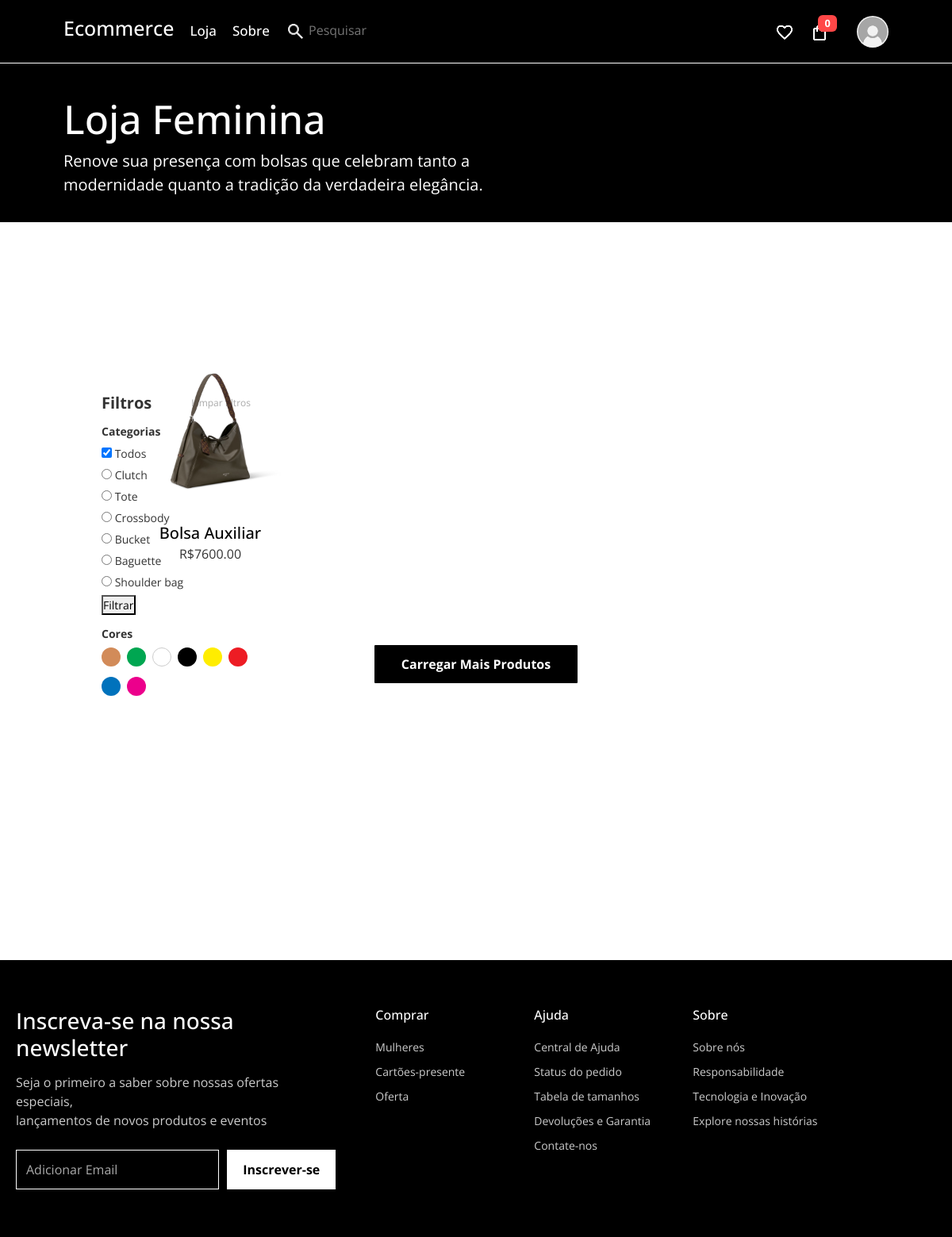
Page /me/produtos on the committed database.
### models.py (models this page shows)
class Produto(Base):
    __tablename__ = "produtos"
    id = Column("id_produto", Integer, primary_key = True, nullable = False)
    nome = Column("nome_produto", String(100), nullable = False)
    preco = Column("preco", DECIMAL, nullable = False)
    quantidade = Column("quantidade", Integer, nullable=False)
    categoria = Column("categoria", String(100))
    cor = Column("cor", String(45))
    imagem = Column("imagem", String(100), nullable=False)
    detalhe1 = Column("Detalhe1", String(100))
    detalhe2 = Column("Detalhe2", String(100))
    detalhe3 = Column("Detalhe3", String(100))
    detalhe4 = Column("Detalhe4", String(100))

### controllers.py (the view)
@router.get('/me/produtos', response_class=HTMLResponse)
async def listar_produtos_user(request: Request, offset: int = 0, limit: int = 6, db: Session = Depends(get_db)):
    produtos = db.query(Produto).offset(offset).limit(limit).all()
    total_produtos = db.query(Produto).count()
    proximo_offset = offset + limit if offset + limit < total_produtos else 0
    return templates.TemplateResponse('loja-user.html', {
        'request': request,
        'produtos': produtos,
        'offset': proximo_offset,
        'limit': limit
    })

### View/templates/loja-user.html (shortened to what this page needs)
<!DOCTYPE html>
<html lang="en">
  <head>
    <link
      rel="stylesheet"
      href="{{url_for('static', path='Pasta_css/stytle_loja-user.css') }}"
    />
    <link
      href="https://cdn.jsdelivr.net/npm/bootstrap@5.3.8/dist/css/bootstrap.min.css"
      rel="stylesheet"
    />
  </head>
  <body>
    <main id="main">
      <header id="container_header">
        <div class="inline left-header">
          <a href="/"><h2>Ecommerce</h2></a>
          <a href="/produtos">Loja</a>
          <a href="/sobre">Sobre</a>
          <form action="">
            <label for="pesquisar"
              ><img
                class="icones"
                src="/static/uploads/icons_header/lupa.png"
                alt=""
            /></label>
            <input type="text" id="pesquisar" placeholder="Pesquisar" />
          </form>
        </div>
        <div class="inline right-header">
          <a href=""
            ><img src="/static/uploads/icons_header/coracao.png" alt=""
          /></a>
          <a href="/meus-pedidos" class="carrinho-icon">
            <img src="/static/uploads/icons_header/icon_carrinho.png" alt="" />
            <span id="contador-carrinho" class="badge">0</span>
          </a>
          <div class="perfil-menu-container">
            <img
              id="foto-perfil"
              src="/static/uploads/icons_header/img-perfil.png"
              alt="imagem de perfil"
              onclick="toggleMenu()"
            />
          </div>
        </div>
      </header>
      <section id="container">
        <div class="fundo_preto">
          <div class="caixa_fundo_preto">
            <h2 class="titulo">Loja Feminina</h2>
            <p class="subtitulo">
              Renove sua presença com bolsas que celebram tanto a <br />
              modernidade quanto a tradição da verdadeira elegância.
            </p>
          </div>
        </div>
        <div class="produtos">
          <div class="categoria">
            <div class="filtros">
              <div class="filtros-header">
                <h3>Filtros</h3>
                <a href="#" class="limpar">Limpar filtros</a>
              </div>
              <div class="filtro-categorias">
                <h4>Categorias</h4>
                <form action="/produtos" method="get">
                  <label
                    ><input class="transparent" type="checkbox" checked />
                    Todos</label
                  >
                  <label
                    ><input type="radio" name="categoria" value="Clutch" />
                    Clutch</label
                  >
                  <label
                    ><input type="radio" name="categoria" value="Tote" />
                    Tote</label
                  >
                  <label
                    ><input type="radio" name="categoria" value="Crossbody" />
                    Crossbody</label
                  >
                  <label
                    ><input type="radio" name="categoria" value="Bucket" />
                    Bucket</label
                  >
                  <label
                    ><input type="radio" name="categoria" value="Baguette" />
                    Baguette</label
                  >
                  <label
                    ><input
                      type="radio"
                      name="categoria"
                      value="Shoulder bag"
                    />
                    Shoulder bag</label
                  >
                  <button type="submit">Filtrar</button>
                </form>
              </div>
              <div class="filtro-cores">
                <h4>Cores</h4>
                <div class="cores">
                  <a href=""
                    ><span class="cor" style="background: #d28b59"></span
                  ></a>
                  <a href=""
                    ><span class="cor" style="background: #00a651"></span
                  ></a>
                  <a href=""
                    ><span
                      class="cor"
                      style="background: #fff; border: 1px solid #ccc"
                    ></span
                  ></a>
                  <a href=""
                    ><span class="cor" style="background: #000"></span
                  ></a>
                  <a href=""
                    ><span class="cor" style="background: #ffed00"></span
                  ></a>
                  <a href=""
                    ><span class="cor" style="background: #ed1c24"></span
                  ></a>
                  <a href=""
                    ><span class="cor" style="background: #0072bc"></span
                  ></a>
                  <a href=""
                    ><span class="cor" style="background: #ec008c"></span
                  ></a>
                </div>
              </div>
            </div>
            <div class="grid">
              {%for i in produtos%}
              <div class="item">
                <a href="/produto/{{i.id}}">
                  <img
                    src="/static/uploads/bolsas/{{i.imagem}}"
                    alt="Sem foto"
                  />
                </a>
                <a href="/produto/{{i.id}}">
                  <h3>{{i.nome}}</h3>
                </a>
                <p>R${{ '%.2f' % i.preco }}</p>
              </div>
              {%endfor%}
            </div>
            <div class="carregar_produtos">
              {% if produtos %}
              <a
                href="/produtos?offset={{ offset + limit }}&limit={{ limit }}{% if categoria %}&categoria={{ categoria }}{% endif %}"
                class="button_carregar_produtos"
                >Carregar Mais Produtos</a
              >
              {% endif %}
            </div>
          </div>
        </div>
      </section>
      <footer class="footer-newsletter">
        <div class="footer-container">
          <div class="newsletter-section">
            <h2>Inscreva-se na nossa newsletter</h2>
            <p>
              Seja o primeiro a saber sobre nossas ofertas especiais,<br />lançamentos
              de novos produtos e eventos
            </p>
            <form class="newsletter-form">
              <input type="email" placeholder="Adicionar Email" required />
              <button type="submit">Inscrever-se</button>
            </form>
          </div>
          <div class="footer-links">
            <div class="footer-column">
              <h3>Comprar</h3>
              <a href="#">Mulheres</a>
              <a href="#">Cartões-presente</a>
              <a href="#">Oferta</a>
            </div>
            <div class="footer-column">
              <h3>Ajuda</h3>
              <a href="#">Central de Ajuda</a>
              <a href="#">Status do pedido</a>
              <a href="#">Tabela de tamanhos</a>
              <a href="#">Devoluções e Garantia</a>
              <a href="#">Contate-nos</a>
            </div>
            <div class="footer-column">
              <h3>Sobre</h3>
              <a href="#">Sobre nós</a>
              <a href="#">Responsabilidade</a>
              <a href="#">Tecnologia e Inovação</a>
              <a href="#">Explore nossas histórias</a>
            </div>
          </div>
        </div>
      </footer>
    </main>
  </body>
</html>

### static/Pasta_css/stytle_loja-user.css (style rules this page uses)
* { margin: 0; padding: 0; font-family: "Open Sans", sans-serif; }
#container_header { position: relative; margin: 0 auto; width: 100%; height: 80px; padding: 15px; background-color: #000000; border-bottom: 1px solid #fff; }
.inline { display: flex; flex-direction: row; gap: 25px; }
.left-header { position: absolute; top: 15px; left: 80px; display: flex; align-items: center; gap: 20px; }
.left-header h2 { font-size: 25px; line-height: 1.6; color: white; }
.left-header a { font-size: 17px; text-decoration: none; font-weight: 500; color: white; }
#pesquisar { background-color: transparent; border: none; color: white; }
.right-header { position: absolute; top: 20px; right: 80px; display: flex; align-items: center; gap: 20px; }
.right-header a { font-size: 17px; text-decoration: none; font-weight: 500; color: white; }
.icones { width: 25px; }
#foto-perfil { margin-left: 15px; width: 40px; border-radius: 50%; object-fit: cover; transition: box-shadow 0.5s ease; }
.perfil-menu-container { position: relative; display: inline-block; }
.titulo { color: white; font-size: 50px; }
.subtitulo { color: white; font-size: 20px; }
.fundo_preto { height: 25vh; background-color: #000; left: 50px; }
.produtos { min-height: auto; padding: 40px 0; }
.caixa_fundo_preto { position: absolute; left: 80px; top: 120px; }
.grid { display: grid; grid-template-columns: repeat(3, 1fr); gap: 5px; max-width: 1000px; margin: 0 auto; position: relative; bottom: 300px; }
.item { text-align: center; padding: 0; margin: 0; }
.item img { width: 100%; max-width: 200px; height: 220px; object-fit: contain; margin: 0 auto 2px; display: block; }
.item h3 { font-size: 20px; color: #000; margin: 0; line-height: 1.2; transition: all 1s; }
.item p { font-size: 16px; padding: 5px; color: #333; margin: 0; line-height: 1.2; }
.item a { text-decoration: none; }
.categoria { height: 850px; width: 100%; }
.carregar_produtos { display: flex; align-items: center; justify-content: center; }
.button_carregar_produtos { text-decoration: none; text-align: center; padding: 12px 34px; background-color: #000000; color: #ffffff; border-radius: 1px; font-size: 16px; font-weight: 700; cursor: pointer; transition: all linear 0.3s; position: relative; bottom: 200px; }
.filtros { width: 220px; padding: 16px; background: #ffffff; font-family: Arial, sans-serif; font-size: 14px; color: #333; display: flex; flex-direction: column; position: relative; top: 10rem; left: 7rem; }
.filtros-header { display: flex; justify-content: space-between; align-items: center; }
.filtros-header h3 { margin: 0; font-size: 20px; font-weight: bold; }
.limpar { font-size: 12px; color: #aaa; text-decoration: none; }
.filtro-categorias, .filtro-cores { margin-top: 16px; }
.filtro-categorias h4, .filtro-cores h4 { font-size: 14px; font-weight: bold; margin-bottom: 8px; }
.filtro-categorias label { display: block; margin-bottom: 6px; }
.cores { display: flex; flex-wrap: wrap; gap: 8px; }
.cor { width: 24px; height: 24px; border-radius: 50%; display: inline-block; cursor: pointer; }
.footer-newsletter { background-color: #000; color: #fff; padding: 60px 20px; }
.footer-container { max-width: 1200px; margin: 0 auto; display: flex; gap: 50px; flex-wrap: wrap; justify-content: space-between; }
.newsletter-section { flex: 1 1 300px; }
.newsletter-section h2 { font-size: 28px; margin-bottom: 15px; }
.newsletter-section p { font-size: 16px; opacity: 0.8; margin-bottom: 25px; line-height: 1.5; }
.newsletter-form { display: flex; flex-wrap: wrap; gap: 10px; }
.newsletter-form input { flex: 1 1 250px; padding: 12px; border: 1px solid #fff; background-color: transparent; color: #fff; }
.newsletter-form input::placeholder { color: #aaa; }
.newsletter-form button { padding: 12px 20px; background-color: #fff; color: #000; border: none; font-weight: bold; cursor: pointer; transition: background-color 0.3s; }
.footer-links { display: flex; gap: 50px; flex: 2 1 500px; flex-wrap: wrap; }
.footer-column { display: flex; flex-direction: column; gap: 10px; min-width: 150px; }
.footer-column h3 { font-size: 16px; margin-bottom: 10px; }
.footer-column a { color: #ccc; text-decoration: none; font-size: 14px; transition: color 0.2s; }
.carrinho-icon { position: relative; display: inline-block; font-size: 24px; cursor: pointer; }
.badge { position: absolute; top: -8px; right: -10px; background: #ff4747; color: white; border-radius: 50%; padding: 2px 6px; font-size: 12px; font-weight: bold; min-width: 20px; text-align: center; }

### rows in the picture
Produto: imagem (picture), nome "Bolsa Auxiliar", preco "7600.00"
